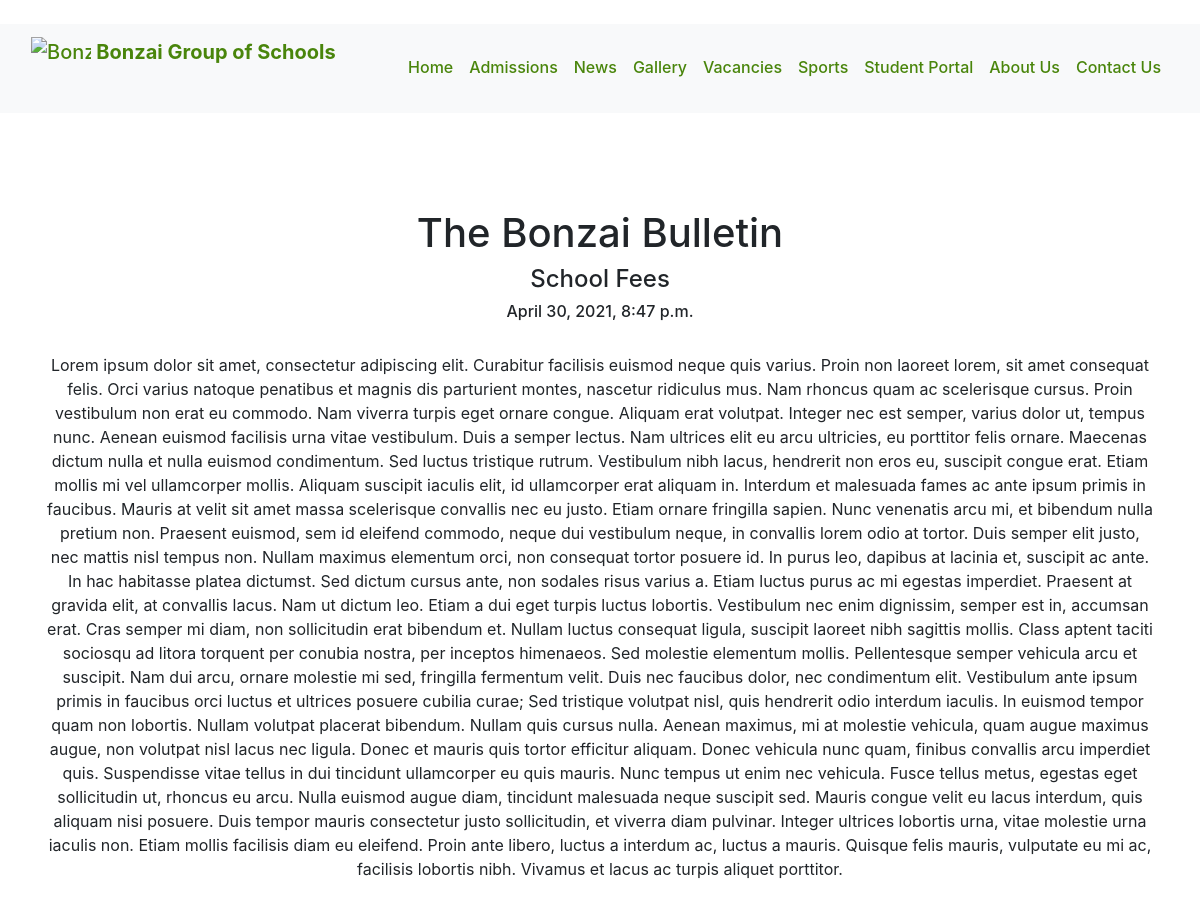
Page /post-1/ on the committed database.
### schools/models.py (models this page shows, shortened)
class New(models.Model):
    title = models.CharField(max_length=200)
    slug = models.SlugField(max_length=20, default="for_post_identification")
    date = models.DateTimeField(default=timezone.now)
    script = models.TextField(max_length=20000)
    class Meta:
        ordering = ['-date']

### schools/views.py (the view)
# urls.py: path('<slug:slug>/', views.details, name='details'),
def details(request, slug):
    detail = New.objects.get(slug=slug)
    return render(request, "schools/detail.html", {'detail': detail})

### schools/templates/schools/detail.html (shortened to what this page needs)
{% extends 'schools/header.html' %}
{% block content %}
<head>
</head>
<body>
<div class="container" align="center">
    <h1>The Bonzai Bulletin</h1>
        <h4>{{detail.title}}</h4>
        <h6> {{detail.date}}</h6>
    <br>
        {{detail.script}}
</div>
</body>
{% endblock%}

### schools/static/schools/style.css (style rules this page uses)
.container { margin-top: 8%; }
body { background-color: #fff; }

### rows in the picture
New: title "School Fees", date "April 30, 2021, 8:47 p.m.", script "Lorem ipsum dolor sit amet, consectetur adipiscing elit. Curabitur facilisis euismod neque quis varius. Proin non laoreet lorem, sit amet consequat felis. Orci varius natoque penatibus et magnis dis parturient montes, nascetur ridiculus mus. Nam rhoncus quam ac scelerisque cursus. Proin vestibulum non erat eu commodo. Nam viverra turpis eget ornare congue. Aliquam erat volutpat. Integer nec est semper, varius dolor ut, tempus nunc. Aenean euismod facilisis urna vitae vestibulum. Duis a semper lectus. Nam ultrices elit eu arcu ultricies, eu porttitor felis ornare. Maecenas dictum nulla et nulla euismod condimentum. Sed luctus tristique rutrum. Vestibulum nibh lacus, hendrerit non eros eu,…"
